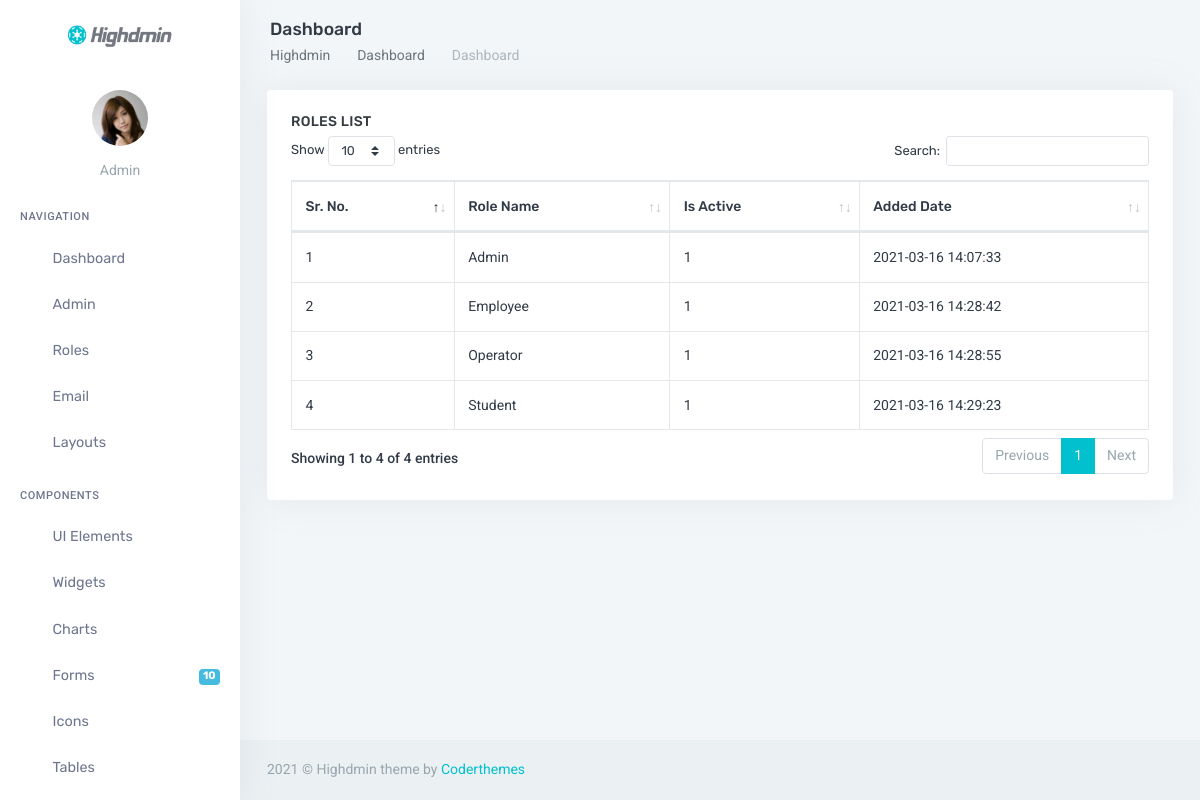
/index.php/admin/roleslist, run on the app's committed database.
### tables this page shows
CREATE TABLE `roles` (
  `role_id` int(11) NOT NULL,
  `role_name` varchar(500) NOT NULL,
  `is_active` int(1) NOT NULL,
  `date_added` datetime NOT NULL DEFAULT current_timestamp()
);

### application/controllers/admin.php (called while the page is built, shortened)
<?php
class Admin extends CI_Controller {
	function __construct()
	{
		$this->load->model('Admin_model');
		$this->load->library('form_validation');
	}
	public function roleslist()
	{
		$rolesdata = $this->Admin_model->roles_list();
		$data = array();
		$data['rolesdata'] = $rolesdata;
		$this->load->view('roleslist', $data);
	}
}

### index.php (called while the page is built, shortened)
<?php
require_once BASEPATH.'core/CodeIgniter.php';

### application/models/Admin_model.php (called while the page is built, shortened)
<?php
	class Admin_model extends CI_model
	{
		public function roles_list()
		{
			return $rolesdata = $this->db->get('roles')->result_array();
		}
	}

### application/views/roleslist.php (the view)
<?php $this->load->view('admin_header'); ?>
    <div class="content">
        <div class="container-fluid">
            <div class="row">
                <div class="col-12">
                    <div class="card">
                        <div class="card-body">
                            <h4 class="header-title">Roles List</h4>
                            <table id="basic-datatable" class="table table-bordered dt-responsive nowrap w-100">
                                <thead>
                                    <tr>
                                        <th>Sr. No.</th>
                                        <th>Role Name</th>
                                        <th>Is Active</th>
                                        <th>Added Date</th>
                                    </tr>
                                </thead>
                                <tbody>
                                    <?php if (!empty($rolesdata)) { foreach($rolesdata as $categories) {?>
                                    <tr>
                                        <td><?php echo $categories['role_id'] ?></td>
                                        <td><?php echo $categories['role_name'] ?></td>
                                        <td><?php echo $categories['is_active'] ?></td>
                                        <td><?php echo $categories['date_added'] ?></td>
                                    </tr>
                                    <?php } } else { ?>
                                    <tr>
                                        <td>Norecords Found</td>
                                    </tr>
                                    <?php } ?>
                                </tbody>
                            </table>
                        </div>
                    </div>
                </div>
            </div>
        </div>
    </div>
<?php $this->load->view('admin_footer'); ?>

### application/views/admin_header.php (shortened to what this page needs)
<!DOCTYPE html>
<html lang="en">
<head>
	<link href="<?php echo base_url();?>public/assets/css/bootstrap.min.css" rel="stylesheet" type="text/css" id="bs-default-stylesheet" />
	<link href="<?php echo base_url();?>public/assets/css/app.min.css" rel="stylesheet" type="text/css" id="app-default-stylesheet" />
    <link href="<?php echo base_url();?>public/assets/libs/datatables.net-bs4/css/dataTables.bootstrap4.min.css" rel="stylesheet" type="text/css" />
    <link href="<?php echo base_url();?>public/assets/libs/datatables.net-responsive-bs4/css/responsive.bootstrap4.min.css" rel="stylesheet" type="text/css" />
    <link href="<?php echo base_url();?>public/assets/libs/datatables.net-buttons-bs4/css/buttons.bootstrap4.min.css" rel="stylesheet" type="text/css" />
    <link href="<?php echo base_url();?>public/assets/libs/datatables.net-select-bs4/css/select.bootstrap4.min.css" rel="stylesheet" type="text/css" />
	<link href="<?php echo base_url();?>public/assets/css/icons.min.css" rel="stylesheet" type="text/css" />
	<link href="http://cdn.materialdesignicons.com/5.4.55/css/materialdesignicons.min.css" rel="stylesheet" type="text/css" />
    <link href="//cdnjs.cloudflare.com/ajax/libs/toastr.js/latest/toastr.min.css" rel="stylesheet" type="text/css" />
    <link href="https://cdnjs.cloudflare.com/ajax/libs/feather-icons/4.28.0/feather.min.js" rel="stylesheet" type="text/css" />
</head>
    <body class="loading">
        <div id="wrapper">
            <div class="left-side-menu">
                <div class="logo-box">
                    <a href="index.html" class="logo logo-dark text-center">
                        <span class="logo-lg">
                            <img src="<?php echo base_url();?>public/assets/images/logo-dark.png" alt="" height="22">
                        </span>
                    </a>
                </div>
                <div class="h-100" data-simplebar>
                    <div class="user-box text-center">
                        <img src="<?php echo base_url();?>public/assets/images/users/avatar-1.jpg" alt="user-img" title="Mat Helme"
                            class="rounded-circle avatar-md">
                        <p class="text-muted">Admin</p>
                    </div>
                    <div id="sidebar-menu">
                        <ul id="side-menu">
                            <li class="menu-title">Navigation</li>
                            <li>
                                <a href="<?php echo base_url();?>">
                                    <i class="fe-airplay"></i>
                                    <span> Dashboard </span>
                                </a>
                            </li>
                            <li>
                                <a href="#sidebarApps" data-toggle="collapse">
                                    <i class="fe-layers"></i>
                                    <span> Admin </span>
                                    <span class="menu-arrow"></span>
                                </a>
                            </li>
                            <li>
                                <a href="#sidebarApps" data-toggle="collapse">
                                    <i class="fe-layers"></i>
                                    <span> Roles </span>
                                    <span class="menu-arrow"></span>
                                </a>
                            </li>
                            <li>
                                <a href="#sidebarEmail" data-toggle="collapse">
                                    <i class="fe-mail"></i>
                                    <span> Email </span>
                                    <span class="menu-arrow"></span>
                                </a>
                            </li>
                            <li>
                                <a href="#sidebarLayouts" data-toggle="collapse">
                                    <i class="fe-sidebar"></i>
                                    <span> Layouts </span>
                                    <span class="menu-arrow"></span>
                                </a>
                            </li>
                            <li class="menu-title mt-2">Components</li>
                            <li>
                                <a href="#sidebarUielement" data-toggle="collapse">
                                    <i class="fe-briefcase"></i>
                                    <span> UI Elements </span>
                                    <span class="menu-arrow"></span>
                                </a>
                            </li>
                            <li>
                                <a href="widgets.html">
                                    <i class="fe-command"></i>
                                    <span>  Widgets  </span>
                                </a>
                            </li>
                            <li>
                                <a href="#sidebarCharts" data-toggle="collapse">
                                    <i class="fe-bar-chart-2"></i>
                                    <span>  Charts  </span>
                                    <span class="menu-arrow"></span>
                                </a>
                            </li>
                            <li>
                                <a href="#sidebarForms" data-toggle="collapse">
                                    <i class="fe-disc"></i>
                                    <span class="badge badge-info float-right">10</span>
                                    <span> Forms </span>
                                </a>
                            </li>
                            <li>
                                <a href="#sidebarIcons" data-toggle="collapse">
                                    <i class="fe-box"></i>
                                    <span>  Icons  </span>
                                    <span class="menu-arrow"></span>
                                </a>
                            </li>
                            <li>
                                <a href="#sidebarTables" data-toggle="collapse">
                                    <i class="fe-file-text"></i>
                                    <span>  Tables  </span>
                                    <span class="menu-arrow"></span>
                                </a>
                            </li>
                        </ul>
                    </div>
                </div>
            </div>
            <div class="content-page">
                <div class="navbar-custom">
                    <div class="container-fluid">
                        <ul class="list-unstyled topnav-menu topnav-menu-left m-0">
                            <li>
                                <div class="page-title-box">
                                    <h4 class="page-title">Dashboard</h4>
                                    <ol class="breadcrumb">
                                        <li class="breadcrumb-item"><a href="#">Highdmin</a></li>
                                        <li class="breadcrumb-item"><a href="#">Dashboard</a></li>
                                        <li class="breadcrumb-item active">Dashboard</li>
                                    </ol>
                                </div>
                            </li>
                        </ul>
                        <div class="clearfix"></div>
                    </div>
                </div>

### application/views/admin_footer.php (shortened to what this page needs)
           </div>
                <footer class="footer">
                    <div class="container-fluid">
                        <div class="row">
                            <div class="col-md-12">
                                <script>document.write(new Date().getFullYear())</script> &copy; Highdmin theme by <a href="#">Coderthemes</a>
                            </div>
                        </div>
                    </div>
                </footer>
        </div>
    </body>
</html>

### data on the page
roles: role_id "1", role_name "Admin", is_active "1", date_added "2021-03-16 14:07:33"
roles: role_id "2", role_name "Employee", is_active "1", date_added "2021-03-16 14:28:42"
roles: role_id "3", role_name "Operator", is_active "1", date_added "2021-03-16 14:28:55"
roles: role_id "4", role_name "Student", is_active "1", date_added "2021-03-16 14:29:23"
